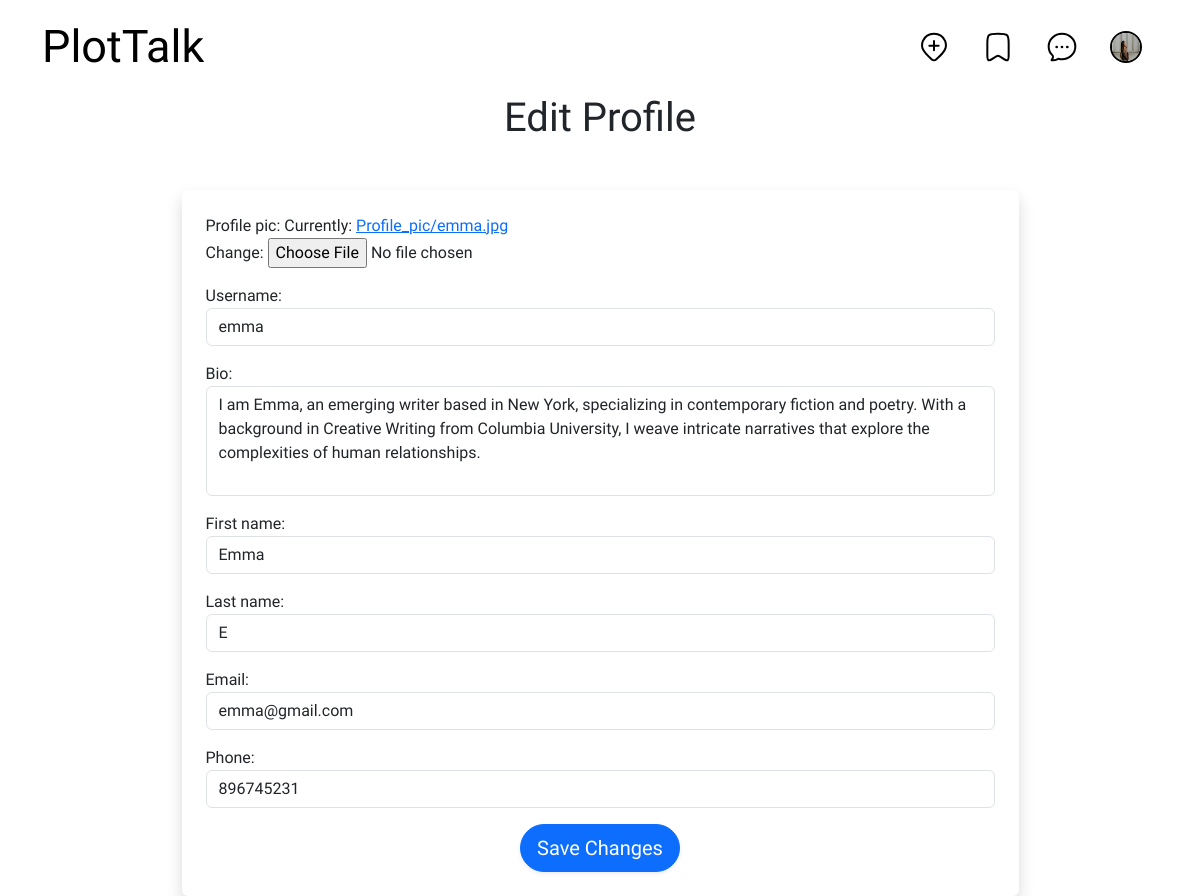
Screenshot of /updateprofile/7 (signed in) with the database file from the repository.
### REMS/models.py (models this page shows)
class ProfileModel(models.Model):
    user=models.OneToOneField(User,on_delete=models.CASCADE)
    profile_pic=models.ImageField(upload_to='Profile_pic',null=True)
    bio=models.TextField(null=True)
    phone=models.IntegerField(null=True)

### REMS/views.py (the view, shortened to what this page needs)
# urls.py: path('updateprofile/<int:id>',UpdateProfileView.as_view(),name='updateprofile'),
@method_decorator(decorator=dec,name='dispatch')
class UpdateProfileView(View):
    def get(self,request,**kwargs):
        id=kwargs.get('id')
        profile=ProfileModel.objects.get(id=id)
        form=ProfileForm(initial={'first_name':profile.user.first_name,'last_name':profile.user.last_name,'email':profile.user.email,'username':profile.user.username,'profile_pic':profile.profile_pic,'bio':profile.bio,'phone':profile.phone})
        return render(request,'updateprofile.html',{'profile':profile,'form':form})

### REMS/views.py (called while the page is built)
def signin_required(fn):
    def inner(request,*args,**kwargs):
        if request.user.is_authenticated:
            return fn(request,*args,**kwargs)
        else:
            messages.warning(request,'please login first')
            return redirect('login')
    return inner

### REMS/templates/updateprofile.html (shortened to what this page needs)
{% extends 'home.html' %}
{% load static %}
{% block navbar %}
<h1 class="text-center mb-4">Edit Profile</h1>
<div class="container mt-5 d-flex justify-content-center">
    <form action="" method="post" enctype="multipart/form-data" class="shadow p-4  rounded w-75">
        <div class="form-group">
            {{ form.as_p }}
        </div>
        <div class="d-flex justify-content-center">
            <button class="btn btn-primary btn-lg rounded-pill shadow-sm" type="submit" style="transition: background-color 0.3s, transform 0.3s;">
                Save Changes
            </button>
        </div>
    </form>
</div>
{% endblock navbar %}

### REMS/templates/home.html (shortened to what this page needs)
{% load static %}
<!doctype html>
<html lang="en">
<head>
    <link href="https://cdn.jsdelivr.net/npm/bootstrap@5.3.2/dist/css/bootstrap.min.css" rel="stylesheet"
 />
    <link rel="stylesheet" href="{% static 'css/home.css' %}">
    <link rel="stylesheet" href="https://cdnjs.cloudflare.com/ajax/libs/font-awesome/6.0.0-beta3/css/all.min.css">
</head>
<body>
    <nav class="navbar navbar-expand-lg navbar-light bg-white">
        <div class="container">
            <a class="navbar-brand" href="{% url 'home' %}"
                style="font-family: Yellowtail; font-size: 45px; font-weight: 100;">PlotTalk</a>
            <div class="collapse navbar-collapse" id="navbarNav">
                <ul class="navbar-nav ms-auto">
                    <li class="nav-item">
                        <a class="nav-link" href="{% url 'add_property' %}"><span></span></a>
                    </li>
                    <li class="nav-item">
                        <a class="nav-link" href="{% url 'savelist' %}"><span></span></a>
                    </li>
                    <li class="nav-item">
                        <a class="nav-link" href="{% url 'chatlist' %}"><span></span></a>
                    </li>
                    <li class="nav-item">
                        <a class="nav-link" href="{% url 'profile' %}">
                            {% if profile.profile_pic %}
                            <img src="{{ profile.profile_pic.url }}" alt="Profile Picture">
                            {% endif %}
                        </a>
                    </li>
                </ul>
            </div>
        </div>
    </nav>
    {% block navbar %}{% endblock navbar %}
</body>
</html>

### REMS/static/css/home.css (style rules this page uses)
body { font-family: 'Moderustic', sans-serif; }
.navbar-nav .nav-item .nav-link { padding: 0.5rem 1rem; }
.navbar-nav .nav-item .nav-link img { width: 32px; height: 32px; border-radius: 50%; border: 2px solid #000000; transition: border-color 0.3s ease; }
textarea { width: 100%; padding: 10px; border: 1px solid #ccc; border-radius: 4px; margin-bottom: 10px; box-sizing: border-box; }

### rows the page displays
ProfileModel: profile_pic (picture), bio "I am Emma, an emerging writer based in New York, specializing in contemporary fiction and poetry. With a background in Creative Writing from Columbia University, I weave intricate narratives that explore the complexities of human relationships."
